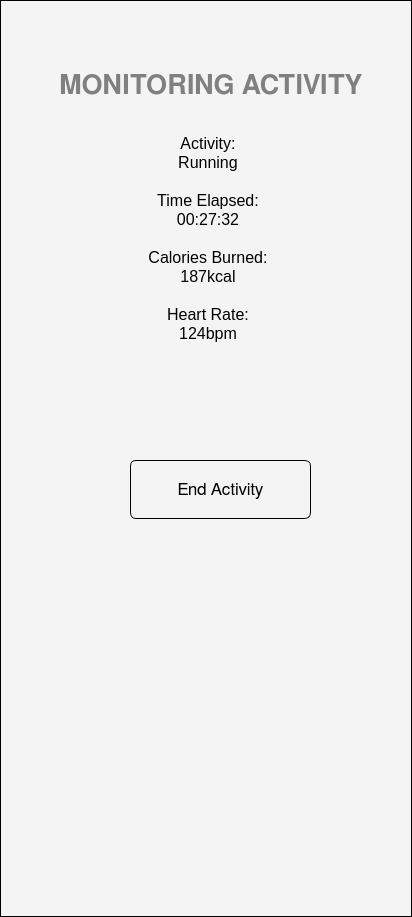
<?xml version="1.0" encoding="UTF-8"?>
<ui version="4.0">
 <class>Form</class>
 <widget class="QWidget" name="Form">
  <property name="geometry">
   <rect>
    <x>0</x>
    <y>0</y>
    <width>412</width>
    <height>917</height>
   </rect>
  </property>
  <property name="windowTitle">
   <string>Form</string>
  </property>
  <property name="styleSheet">
   <string notr="true">background-color: #f4f4f4; border: 1px solid #000000;</string>
  </property>
  <widget class="QLabel" name="label">
   <property name="geometry">
    <rect>
     <x>50</x>
     <y>50</y>
     <width>321</width>
     <height>71</height>
    </rect>
   </property>
   <property name="sizePolicy">
    <sizepolicy hsizetype="Preferred" vsizetype="Preferred">
     <horstretch>0</horstretch>
     <verstretch>0</verstretch>
    </sizepolicy>
   </property>
   <property name="font">
    <font>
     <family>FreeSans</family>
     <pointsize>20</pointsize>
     <bold>true</bold>
    </font>
   </property>
   <property name="styleSheet">
    <string notr="true">color: gray; border: none;</string>
   </property>
   <property name="frameShape">
    <enum>QFrame::Shape::NoFrame</enum>
   </property>
   <property name="frameShadow">
    <enum>QFrame::Shadow::Raised</enum>
   </property>
   <property name="text">
    <string>MONITORING ACTIVITY</string>
   </property>
   <property name="alignment">
    <set>Qt::AlignmentFlag::AlignCenter</set>
   </property>
   <property name="wordWrap">
    <bool>true</bool>
   </property>
  </widget>
  <widget class="QTextBrowser" name="textBrowser">
   <property name="geometry">
    <rect>
     <x>80</x>
     <y>130</y>
     <width>256</width>
     <height>281</height>
    </rect>
   </property>
   <property name="styleSheet">
    <string notr="true">color: black; border: 0;</string>
   </property>
   <property name="html">
    <string>&lt;!DOCTYPE HTML PUBLIC &quot;-//W3C//DTD HTML 4.0//EN&quot; &quot;http://www.w3.org/TR/REC-html40/strict.dtd&quot;&gt;
&lt;html&gt;&lt;head&gt;&lt;meta name=&quot;qrichtext&quot; content=&quot;1&quot; /&gt;&lt;meta charset=&quot;utf-8&quot; /&gt;&lt;style type=&quot;text/css&quot;&gt;
p, li { white-space: pre-wrap; }
hr { height: 1px; border-width: 0; }
li.unchecked::marker { content: &quot;\2610&quot;; }
li.checked::marker { content: &quot;\2612&quot;; }
&lt;/style&gt;&lt;/head&gt;&lt;body style=&quot; font-family:'Noto Sans'; font-size:10pt; font-weight:400; font-style:normal;&quot;&gt;
&lt;p align=&quot;center&quot; style=&quot; margin-top:0px; margin-bottom:0px; margin-left:0px; margin-right:0px; -qt-block-indent:0; text-indent:0px;&quot;&gt;&lt;span style=&quot; font-family:'FreeSans'; font-size:12pt;&quot;&gt;Activity:&lt;/span&gt;&lt;/p&gt;
&lt;p align=&quot;center&quot; style=&quot; margin-top:0px; margin-bottom:0px; margin-left:0px; margin-right:0px; -qt-block-indent:0; text-indent:0px;&quot;&gt;&lt;span style=&quot; font-family:'FreeSans'; font-size:12pt;&quot;&gt;Running&lt;/span&gt;&lt;/p&gt;
&lt;p align=&quot;center&quot; style=&quot;-qt-paragraph-type:empty; margin-top:0px; margin-bottom:0px; margin-left:0px; margin-right:0px; -qt-block-indent:0; text-indent:0px; font-family:'FreeSans'; font-size:12pt;&quot;&gt;&lt;br /&gt;&lt;/p&gt;
&lt;p align=&quot;center&quot; style=&quot; margin-top:0px; margin-bottom:0px; margin-left:0px; margin-right:0px; -qt-block-indent:0; text-indent:0px;&quot;&gt;&lt;span style=&quot; font-family:'FreeSans'; font-size:12pt;&quot;&gt;Time Elapsed:&lt;/span&gt;&lt;/p&gt;
&lt;p align=&quot;center&quot; style=&quot; margin-top:0px; margin-bottom:0px; margin-left:0px; margin-right:0px; -qt-block-indent:0; text-indent:0px;&quot;&gt;&lt;span style=&quot; font-family:'FreeSans'; font-size:12pt;&quot;&gt;00:27:32&lt;/span&gt;&lt;/p&gt;
&lt;p align=&quot;center&quot; style=&quot;-qt-paragraph-type:empty; margin-top:0px; margin-bottom:0px; margin-left:0px; margin-right:0px; -qt-block-indent:0; text-indent:0px; font-family:'FreeSans'; font-size:12pt;&quot;&gt;&lt;br /&gt;&lt;/p&gt;
&lt;p align=&quot;center&quot; style=&quot; margin-top:0px; margin-bottom:0px; margin-left:0px; margin-right:0px; -qt-block-indent:0; text-indent:0px;&quot;&gt;&lt;span style=&quot; font-family:'FreeSans'; font-size:12pt;&quot;&gt;Calories Burned:&lt;/span&gt;&lt;/p&gt;
&lt;p align=&quot;center&quot; style=&quot; margin-top:0px; margin-bottom:0px; margin-left:0px; margin-right:0px; -qt-block-indent:0; text-indent:0px;&quot;&gt;&lt;span style=&quot; font-family:'FreeSans'; font-size:12pt;&quot;&gt;187kcal&lt;/span&gt;&lt;/p&gt;
&lt;p align=&quot;center&quot; style=&quot;-qt-paragraph-type:empty; margin-top:0px; margin-bottom:0px; margin-left:0px; margin-right:0px; -qt-block-indent:0; text-indent:0px; font-family:'FreeSans'; font-size:12pt;&quot;&gt;&lt;br /&gt;&lt;/p&gt;
&lt;p align=&quot;center&quot; style=&quot; margin-top:0px; margin-bottom:0px; margin-left:0px; margin-right:0px; -qt-block-indent:0; text-indent:0px;&quot;&gt;&lt;span style=&quot; font-family:'FreeSans'; font-size:12pt;&quot;&gt;Heart Rate:&lt;/span&gt;&lt;/p&gt;
&lt;p align=&quot;center&quot; style=&quot; margin-top:0px; margin-bottom:0px; margin-left:0px; margin-right:0px; -qt-block-indent:0; text-indent:0px;&quot;&gt;&lt;span style=&quot; font-family:'FreeSans'; font-size:12pt;&quot;&gt;124bpm&lt;/span&gt;&lt;/p&gt;&lt;/body&gt;&lt;/html&gt;</string>
   </property>
  </widget>
  <widget class="QPushButton" name="pushButton_9">
   <property name="geometry">
    <rect>
     <x>130</x>
     <y>460</y>
     <width>181</width>
     <height>59</height>
    </rect>
   </property>
   <property name="font">
    <font>
     <family>FreeSans</family>
     <pointsize>13</pointsize>
     <bold>false</bold>
    </font>
   </property>
   <property name="styleSheet">
    <string notr="true">color: ffffff;background-color: #00000000;
border-radius: 6px;
    padding: 5px;</string>
   </property>
   <property name="text">
    <string>End Activity</string>
   </property>
  </widget>
 </widget>
 <resources/>
 <connections/>
</ui>
